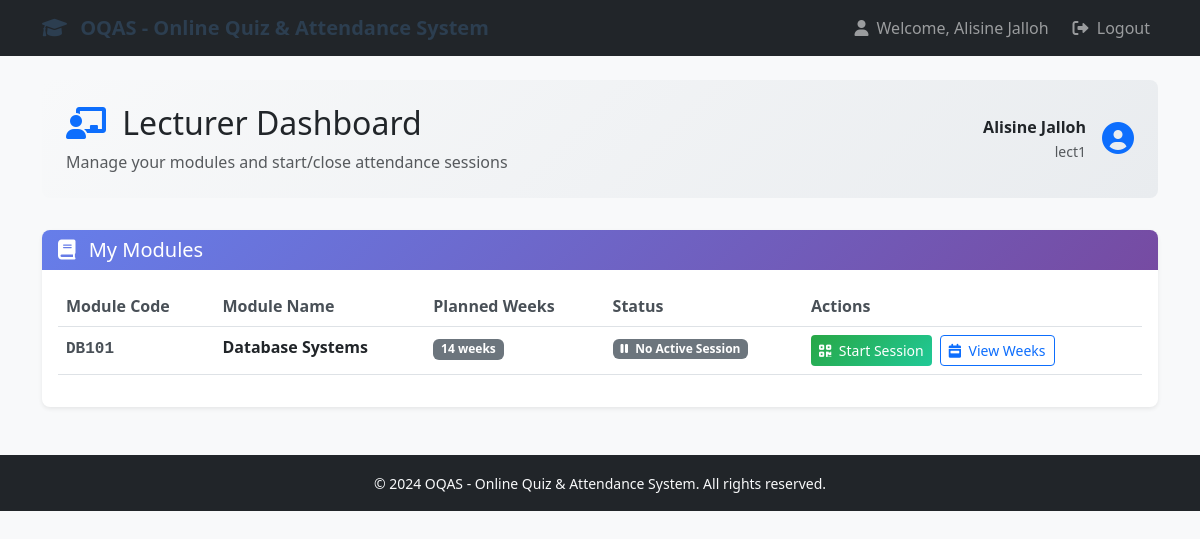
The page /lecturer/dashboard (signed in) on the database its author committed.
### tables this page shows
CREATE TABLE modules (
            module_id INTEGER PRIMARY KEY AUTOINCREMENT,
            module_code TEXT NOT NULL UNIQUE,
            module_name TEXT NOT NULL,
            lecturer_id INTEGER NOT NULL,
            planned_weeks INTEGER NOT NULL,
            created_at TIMESTAMP DEFAULT CURRENT_TIMESTAMP,
            FOREIGN KEY (lecturer_id) REFERENCES users(user_id) ON DELETE CASCADE ON UPDATE CASCADE
        );

### app.py (the view)
@app.route("/lecturer/dashboard")
@lecturer_required
def lecturer_dashboard():
    user = session['user']
    modules = ModuleService.get_modules_by_lecturer(user['user_id'])
    for module in modules:
        module['active_session'] = ModuleService.get_active_session(module['module_id'])
    return render_template("dashboard.html", user=user, modules=modules)

### app.py (called while the page is built)
def lecturer_required(f):
    @wraps(f)
    def decorated_function(*args, **kwargs):
        if 'user' not in session:
            flash('Please log in to access this page.')
            return redirect(url_for('login'))
        if not AuthService.is_lecturer(session['user']):
            flash('Access denied. Lecturer privileges required.')
            return redirect(url_for('login'))
        return f(*args, **kwargs)
    return decorated_function

### services/auth_service.py (called while the page is built)
    @staticmethod
    def is_lecturer(user: dict) -> bool:
        return user.get("role") == "lecturer"

### services/module_service.py (called while the page is built, shortened)
    @staticmethod
    def get_modules_by_lecturer(lecturer_id: int) -> List[Dict]:
        conn = sqlite3.connect(DB_PATH)
        cursor = conn.cursor()
        try:
            cursor.execute("""
                SELECT module_id, module_code, module_name, planned_weeks, created_at
                FROM modules
                WHERE lecturer_id = ?
                ORDER BY module_code
            """, (lecturer_id,))
            rows = cursor.fetchall()
            modules = []
            for row in rows:
                modules.append({
                    'module_id': row[0],
                    'module_code': row[1],
                    'module_name': row[2],
                    'planned_weeks': row[3],
                    'created_at': row[4]
                })
            return modules
        finally:
            conn.close()

    @staticmethod
    def get_active_session(module_id: int) -> Optional[Dict]:
        conn = sqlite3.connect(DB_PATH)
        cursor = conn.cursor()
        try:
            cursor.execute("""
                SELECT session_id, week_number, session_date, created_at
                FROM sessions
                WHERE module_id = ? AND session_date = ? AND status = 'active'
                ORDER BY created_at DESC
                LIMIT 1
            """, (module_id, date.today().isoformat()))
            row = cursor.fetchone()
            return None
        finally:
            conn.close()

### templates/dashboard.html (shortened to what this page needs)
<!DOCTYPE html>
<html lang="en">
<head>
    <link href="https://cdn.jsdelivr.net/npm/bootstrap@5.3.0/dist/css/bootstrap.min.css" rel="stylesheet">
    <link href="https://cdnjs.cloudflare.com/ajax/libs/font-awesome/6.0.0/css/all.min.css" rel="stylesheet">
</head>
<body class="bg-light">
    <nav class="navbar navbar-expand-lg navbar-dark bg-dark">
        <div class="container">
            <a class="navbar-brand" href="#">
                <i class="fas fa-graduation-cap me-2"></i>
                OQAS - Online Quiz & Attendance System
            </a>
            <div class="navbar-nav ms-auto">
                <span class="navbar-text me-3">
                    <i class="fas fa-user me-1"></i>
                    Welcome, {{ user.full_name }}
                </span>
                <a class="nav-link" href="{{ url_for('logout') }}">
                    <i class="fas fa-sign-out-alt me-1"></i>
                    Logout
                </a>
            </div>
        </div>
    </nav>
    <div class="container mt-4">
        <div class="welcome-section">
            <div class="row align-items-center">
                <div class="col-md-8">
                    <h2 class="mb-2">
                        <i class="fas fa-chalkboard-teacher text-primary me-2"></i>
                        Lecturer Dashboard
                    </h2>
                    <p class="mb-0 text-muted">
                        Manage your modules and start/close attendance sessions
                    </p>
                </div>
                <div class="col-md-4 text-end">
                    <div class="d-flex align-items-center justify-content-end">
                        <div class="text-end">
                            <div class="fw-bold">{{ user.full_name }}</div>
                            <small class="text-muted">{{ user.username }}</small>
                        </div>
                        <div class="ms-3">
                            <i class="fas fa-user-circle fa-2x text-primary"></i>
                        </div>
                    </div>
                </div>
            </div>
        </div>
        <div class="card">
            <div class="card-header">
                <h5 class="mb-0">
                    <i class="fas fa-book me-2"></i>
                    My Modules
                </h5>
            </div>
            <div class="card-body">
                {% if modules %}
                <div class="table-responsive">
                    <table class="table table-hover">
                        <thead>
                            <tr>
                                <th>Module Code</th>
                                <th>Module Name</th>
                                <th>Planned Weeks</th>
                                <th>Status</th>
                                <th>Actions</th>
                            </tr>
                        </thead>
                        <tbody>
                            {% for module in modules %}
                            <tr>
                                <td>
                                    <span class="module-code">{{ module.module_code }}</span>
                                </td>
                                <td>
                                    <strong>{{ module.module_name }}</strong>
                                </td>
                                <td>
                                    <span class="badge bg-secondary">{{ module.planned_weeks }} weeks</span>
                                </td>
                                <td>
                                    {% if module.active_session %}
                                    <span class="badge bg-success status-badge">
                                        <i class="fas fa-play me-1"></i>
                                        Session Active
                                    </span>
                                    {% else %}
                                    <span class="badge bg-secondary status-badge">
                                        <i class="fas fa-pause me-1"></i>
                                        No Active Session
                                    </span>
                                    {% endif %}
                                </td>
                                <td>
                                    {% if module.active_session %}
                                    <form method="POST"
                                        action="{{ url_for('close_session', module_id=module.module_id) }}"
                                        class="d-inline">
                                        <button type="submit" class="btn btn-close btn-sm"
                                            onclick="return confirm('Are you sure you want to close this session?')"
                                            title="Close the current session for this module">
                                            <i class="fas fa-stop me-1"></i>
                                            Close Session
                                        </button>
                                    </form>
                                    {% else %}
                                    <div class="d-flex gap-2">
                                    <button type="button" class="btn btn-start btn-sm btn-start-session"
                                        title="Start a new attendance session and display QR"
                                        data-module-id="{{ module.module_id }}">
                                        <i class="fas fa-qrcode me-1"></i>
                                        Start Session
                                    </button>
                                    <a class="btn btn-outline-primary btn-sm" href="{{ url_for('lecturer_module_weeks', module_id=module.module_id) }}" title="View weeks 1–14 and sessions">
                                        <i class="fas fa-calendar-week me-1"></i>
                                        View Weeks
                                    </a>
                                    </div>
                                    {% endif %}
                                </td>
                            </tr>
                            {% endfor %}
                        </tbody>
                    </table>
                </div>
                {% else %}
                <div class="text-center py-5">
                    <i class="fas fa-book-open fa-3x text-muted mb-3"></i>
                    <h5 class="text-muted">No modules assigned</h5>
                    <p class="text-muted">Contact your administrator to get modules assigned to your account.</p>
                </div>
                {% endif %}
            </div>
        </div>
    </div>
    <footer class="bg-dark text-light text-center py-3 mt-5">
        <div class="container">
            <small>&copy; 2024 OQAS - Online Quiz & Attendance System. All rights reserved.</small>
        </div>
    </footer>
</body>
</html>

### templates/dashboard.html (style rules this page uses)
.navbar-brand { font-weight: bold; color: #2c3e50 !important; }
.card { border: none; box-shadow: 0 0.125rem 0.25rem rgba(0, 0, 0, 0.075); border-radius: 0.5rem; }
.card-header { background: linear-gradient(135deg, #667eea 0%, #764ba2 100%); color: white; border-radius: 0.5rem 0.5rem 0 0 !important; border: none; }
.table th { border-top: none; font-weight: 600; color: #495057; }
.btn-start { background: linear-gradient(135deg, #28a745, #20c997); border: none; color: white; }
.module-code { font-family: 'Courier New', monospace; font-weight: bold; color: #495057; }
.status-badge { font-size: 0.75rem; padding: 0.25rem 0.5rem; }
.welcome-section { background: linear-gradient(135deg, #f8f9fa 0%, #e9ecef 100%); border-radius: 0.5rem; padding: 1.5rem; margin-bottom: 2rem; }

### rows shown on the page
modules: module_code "DB101", module_name "Database Systems", planned_weeks "14"

### other values the page prints
{{ user.full_name }} "Alisine Jalloh"
{{ user.username }} "lect1"
